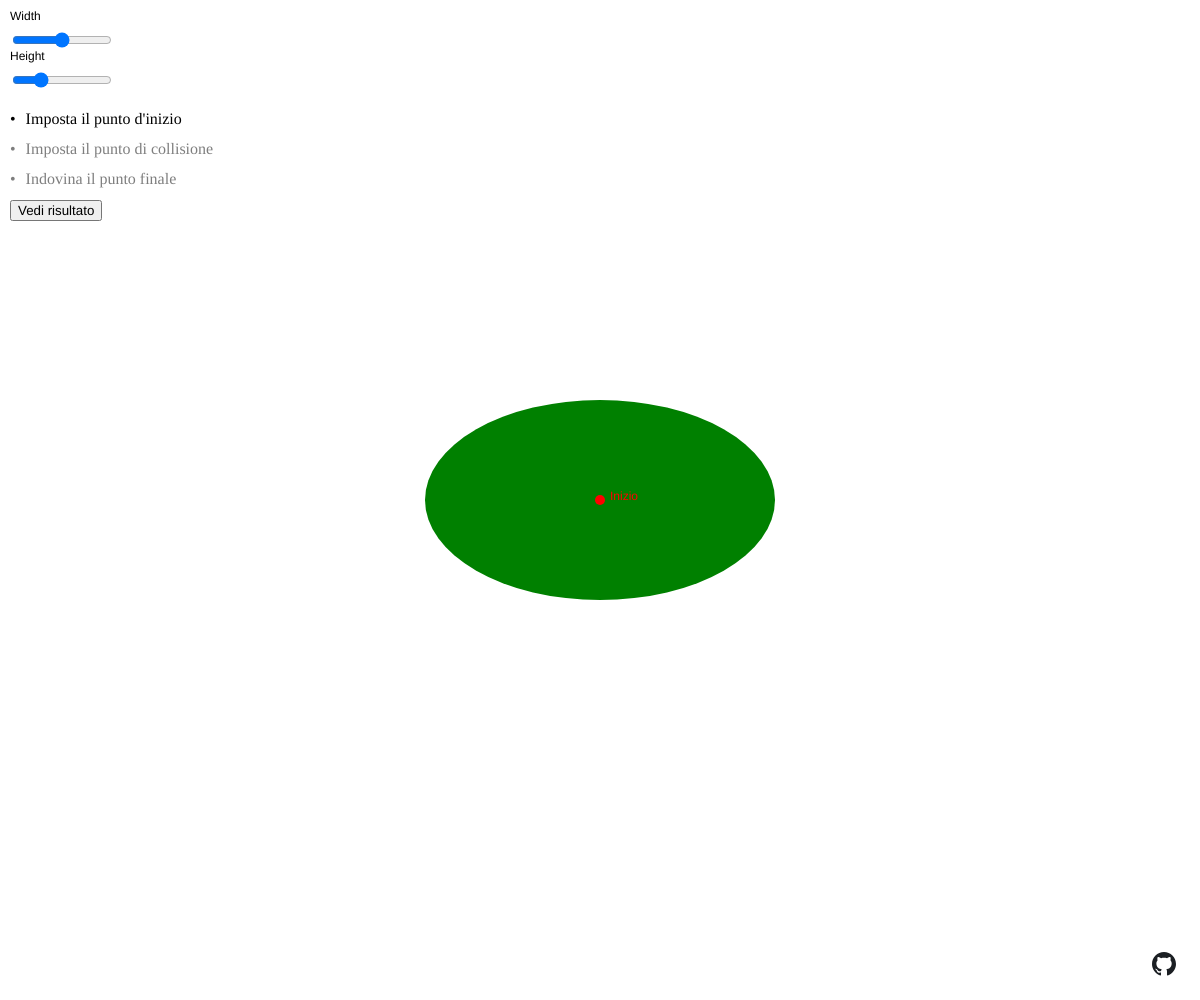
Frame 1 (no input)
Frame 60 (no input): identical to frame 1, image omitted
Frame 120 (the mouse pressed at the canvas centre since frame 60): identical to frame 1, image omitted

The p5.js sketch that drew this single still picture (run headless with seeded random() and noise() and a simulated clock; from frame 60 on, the mouse is pressed at the canvas centre):

// p5.js sketch
// ── sketch.js
let heightSlider;
let widthSlider;

let startingPointPosition;
let collisionPointPosition;
let guessPointPosition;
let isDragging = false;

let taskContainers = [];


const taskButtons = [];
const taskDescriptions = [
  "Imposta il punto d'inizio",
  "Imposta il punto di collisione",
  "Indovina il punto finale",
];
let activeTaskIndex = 0;

const ellipseInitialWidth = 350;
const ellipseInitialHeight = 200;

window.addEventListener("resize", draw);

function onTaskPressed(index) {
  activeTaskIndex = index;
  if (activeTaskIndex === 1) {
    collisionPointPosition = {
      x: window.innerWidth / 2,
      y: (window.innerHeight / 2) - (ellipseInitialHeight / 2),
    };
  } else if (activeTaskIndex === 2) {
    guessPointPosition = {
      x: window.innerWidth / 2,
      y: (window.innerHeight / 2) - (ellipseInitialHeight / 2),
    };
  }
  showGuessPoint = false;
}

function getCurrentPoint() {
  return [startingPointPosition, collisionPointPosition, guessPointPosition, {}][activeTaskIndex];
}

/**
 * @typedef {Object} Point
 * @property {number} x - The x coordinate.
 * @property {number} y - The y coordinate.
 */

/**
 * @typedef {Object} UnitVector
 * @property {number} x - The x component.
 * @property {number} y - The y component.
 */

/**
 * @typedef {Object} Ellipse
 * @property {number} cx - The x coordinate of the center.
 * @property {number} cy - The y coordinate of the center.
 * @property {number} rx - The horizontal radius.
 * @property {number} ry - The vertical radius.
 */

const githubLogoSVG = `<svg width="24" height="24" viewBox="0 0 1024 1024" fill="none" xmlns="http://www.w3.org/2000/svg">
<path fill-rule="evenodd" clip-rule="evenodd" d="M8 0C3.58 0 0 3.58 0 8C0 11.54 2.29 14.53 5.47 15.59C5.87 15.66 6.02 15.42 6.02 15.21C6.02 15.02 6.01 14.39 6.01 13.72C4 14.09 3.48 13.23 3.32 12.78C3.23 12.55 2.84 11.84 2.5 11.65C2.22 11.5 1.82 11.13 2.49 11.12C3.12 11.11 3.57 11.7 3.72 11.94C4.44 13.15 5.59 12.81 6.05 12.6C6.12 12.08 6.33 11.73 6.56 11.53C4.78 11.33 2.92 10.64 2.92 7.58C2.92 6.71 3.23 5.99 3.74 5.43C3.66 5.23 3.38 4.41 3.82 3.31C3.82 3.31 4.49 3.1 6.02 4.13C6.66 3.95 7.34 3.86 8.02 3.86C8.7 3.86 9.38 3.95 10.02 4.13C11.55 3.09 12.22 3.31 12.22 3.31C12.66 4.41 12.38 5.23 12.3 5.43C12.81 5.99 13.12 6.7 13.12 7.58C13.12 10.65 11.25 11.33 9.47 11.53C9.76 11.78 10.01 12.26 10.01 13.01C10.01 14.08 10 14.94 10 15.21C10 15.42 10.15 15.67 10.55 15.59C13.71 14.53 16 11.53 16 8C16 3.58 12.42 0 8 0Z" transform="scale(64)" fill="#1B1F23"/>
</svg>`;

/**
 * Check if a point is inside an ellipse
 * @param {Point} point - The point to check {x, y}.
 * @param {Ellipse} ellipse - The ellipse definition {cx, cy, rx, ry}.
 * @returns {boolean} - True if the point is inside the ellipse, false otherwise.
 */
function isPointInsideEllipse(point, ellipse) {
  const { x, y } = point;
  const { cx, cy, rx, ry } = ellipse;

  // Ellipse equation: ((x - cx)^2 / rx^2) + ((y - cy)^2 / ry^2) <= 1
  return (
    Math.pow(x - cx, 2) / Math.pow(rx, 2) +
      Math.pow(y - cy, 2) / Math.pow(ry, 2) <=
    1
  );
}

/**
 * Calculate the direction of a line bouncing off the ellipse.
 *
 * @param {Array} point1 - The starting point [x1, y1].
 * @param {Array} point2 - The point where the line intersects the ellipse [x2, y2].
 * @param {number} a - Semi-major axis of the ellipse.
 * @param {number} b - Semi-minor axis of the ellipse.
 * @returns {Array} A unit vector [vx, vy] representing the direction after the bounce.
 */
function ellipseBounce(point1, point2, a, b) {
  // Blatanly copied from ChatGPT
  const [x1, y1] = point1;
  const [x2, y2] = point2;

  // Calculate the normal vector at (x2, y2) on the ellipse
  let normalX = (2 * x2) / (a ** 2);
  let normalY = (2 * y2) / (b ** 2);
  let normalMagnitude = Math.sqrt(normalX ** 2 + normalY ** 2);
  let normal = [normalX / normalMagnitude, normalY / normalMagnitude];

  // Incoming vector from point1 to point2
  let incomingX = x2 - x1;
  let incomingY = y2 - y1;
  let incomingMagnitude = Math.sqrt(incomingX ** 2 + incomingY ** 2);
  let incoming = [incomingX / incomingMagnitude, incomingY / incomingMagnitude];

  // Reflect the incoming vector around the normal
  let dotProduct = incoming[0] * normal[0] + incoming[1] * normal[1];
  let reflectedX = incoming[0] - 2 * dotProduct * normal[0];
  let reflectedY = incoming[1] - 2 * dotProduct * normal[1];

  // Normalize the reflected vector to return a unit vector
  let reflectedMagnitude = Math.sqrt(reflectedX ** 2 + reflectedY ** 2);
  let reflected = [reflectedX / reflectedMagnitude, reflectedY / reflectedMagnitude];

  return reflected;
}

/**
 * Get intersection between a point and an ellipse if the point is outside.
 * It also works for points inside the ellipse, be sure to check if undesired.
 * @param {Point} point - The point {x, y}.
 * @param {Ellipse} ellipse - The ellipse definition {cx, cy, rx, ry}.
 * @returns {Point} - The intersection point {x, y}, or null if the point is inside the ellipse.
 */
function getIntersectionPoint(point, ellipse) {
  let { x, y } = point;
  let { cx, cy, rx, ry } = ellipse;

  if (rx === 0) {
    rx = 0.01;
  }

  if (ry === 0) {
    ry = 0.01;
  }

  // slope = dy / dx
  let dx = x - cx;
  let dy = y - cy;

  if (dx === 0) {
    dx = 0.01;
  }

  if (dy === 0) {
    dy = 0.01;
  }

  const scale = Math.sqrt((dx * dx) / (rx * rx) + (dy * dy) / (ry * ry));

  const intersectionX = cx + dx / scale;
  const intersectionY = cy + dy / scale;

  return { x: intersectionX, y: intersectionY };
}

/**
 * Simulate the ball landing after a collision with an ellipse and returns the point where it lands.
 * @param {Point} startingPoint The starting point of the ball
 * @param {Point} collisionPoint The point in which the ball will collide with the table
 * @param {Ellipse} ellipse The ellipse
 * @returns {Point|null} The point in which the ball will land after the collision
 */
function simulateBallLanding(startingPoint, collisionPoint, ellipse) {
  const { x: x0, y: y0 } = startingPoint;
  const { x: x1, y: y1 } = collisionPoint;
  const { cx, cy, rx: a, ry: b } = ellipse;

  // Transform points to ellipse coordinates
  const startEllipse = { x: (x0 - cx) / a, y: (y0 - cy) / b };
  const collisionEllipse = { x: (x1 - cx) / a, y: (y1 - cy) / b };

  // Calculate the incoming vector in ellipse coordinates
  const incomingVector = {
      x: collisionEllipse.x - startEllipse.x,
      y: collisionEllipse.y - startEllipse.y
  };

  // Calculate the normal vector at the collision point
  const normalVector = {
      x: collisionEllipse.x / (a ** 2),
      y: collisionEllipse.y / (b ** 2)
  };

  // Normalize the normal vector
  const normalLength = Math.sqrt(normalVector.x ** 2 + normalVector.y ** 2);
  normalVector.x /= normalLength;
  normalVector.y /= normalLength;

  // Calculate the reflection vector
  const dotProduct =
      incomingVector.x * normalVector.x + incomingVector.y * normalVector.y;
  const reflectedVector = {
      x: incomingVector.x - 2 * dotProduct * normalVector.x,
      y: incomingVector.y - 2 * dotProduct * normalVector.y
  };

  // Normalize the reflected vector
  const reflectedLength = Math.sqrt(
      reflectedVector.x ** 2 + reflectedVector.y ** 2
  );
  const direction = {
      x: reflectedVector.x / reflectedLength,
      y: reflectedVector.y / reflectedLength
  };

  // Calculate intersection with ellipse
  const A =
      (direction.x ** 2) / a ** 2 + (direction.y ** 2) / b ** 2;
  const B =
      (2 * collisionEllipse.x * direction.x) / a ** 2 +
      (2 * collisionEllipse.y * direction.y) / b ** 2;
  const C =
      (collisionEllipse.x ** 2) / a ** 2 +
      (collisionEllipse.y ** 2) / b ** 2 -
      1;

  const discriminant = B ** 2 - 4 * A * C;
  if (discriminant < 0) {
      return null; // No intersection
  }

  const t1 = (-B + Math.sqrt(discriminant)) / (2 * A);
  const t2 = (-B - Math.sqrt(discriminant)) / (2 * A);

  const intersection1 = {
      x: collisionEllipse.x + direction.x * t1,
      y: collisionEllipse.y + direction.y * t1
  };
  const intersection2 = {
      x: collisionEllipse.x + direction.x * t2,
      y: collisionEllipse.y + direction.y * t2
  };

  // Filter out the collision point
  const isSamePoint = (p1, p2) =>
      Math.abs(p1.x - p2.x) < 1e-9 && Math.abs(p1.y - p2.y) < 1e-9;

  const landingEllipse = [intersection1, intersection2].filter(
      (point) => !isSamePoint(point, collisionEllipse)
  )[0];

  if (!landingEllipse) {
      return null;
  }

  // Transform back to viewport coordinates
  return {
      x: landingEllipse.x * a + cx,
      y: landingEllipse.y * b + cy
  };
}


function setup() {
  createCanvas(window.innerWidth, window.innerHeight);

  // Ellipse controls
  widthSlider = createSlider(100, window.innerWidth / 2, ellipseInitialWidth);
  widthSlider.position(10, 30);
  widthSlider.size(100);

  heightSlider = createSlider(100, window.innerHeight / 2, ellipseInitialHeight);
  heightSlider.position(10, 70);
  heightSlider.size(100);

  startingPointPosition = {
    x: window.innerWidth / 2,
    y: window.innerHeight / 2,
  };
  collisionPointPosition = {
    x: window.innerWidth / 2,
    y: (window.innerHeight / 2) - (ellipseInitialHeight / 2),
  };

  // Point controls
  taskDescriptions.forEach((task, index) => {
    // Create a container for each task
    const taskContainer = createDiv("");
    taskContainer.position(10, 110 + index * 30);
    taskContainer.style("display", "flex");
    taskContainer.style("align-items", "center");
    taskContainer.style("cursor", "pointer");
    taskContainer.style("opacity", activeTaskIndex === index ? "1" : "0.5");

    // Create the dot element
    const dot = createDiv("•");
    dot.style("margin-right", "10px");
    dot.style("cursor", "pointer");
    taskContainer.child(dot);

    // Create the task description
    const taskDescription = createDiv(task);
    taskDescription.style("cursor", "pointer");
    taskContainer.child(taskDescription);

    // Add the click event to the container, dot, and description
    taskContainer.mousePressed(() => onTaskPressed(index));
    dot.mousePressed(() => onTaskPressed(index));
    taskDescription.mousePressed(() => onTaskPressed(index));

    taskContainers.push(taskContainer);
  });

  // See result button
  const seeResultButton = createButton("Vedi risultato");
  seeResultButton.position(10, 110 + taskDescriptions.length * 30);
  seeResultButton.mousePressed(() => {
    if(activeTaskIndex !== 2) {
      return;
    }
    activeTaskIndex = 3;
    // Draw the line between the guess point and the collision point
    stroke("purple");
    strokeWeight(2);
    line(
      collisionPointPosition.x,
      collisionPointPosition.y,
      guessPointPosition.x,
      guessPointPosition.y,
    );
  });

  // Github icon link
  const githubIcon = createA("https://github.com/nicolello-dev/elliptic-pool", githubLogoSVG, "_blank");
  githubIcon.size(32, 32);
  githubIcon.position(window.innerWidth - 24 * 2, window.innerHeight - 24 * 2);
}

function draw() {
  background(255);

  fill("black");
  noStroke();
  text("Width", 10, 20);
  text("Height", 10, 60);

  // Table
  fill("green");
  ellipse(
    window.innerWidth / 2,
    window.innerHeight / 2,
    widthSlider.value(),
    heightSlider.value(),
  );

  // Starting point
  fill("red");
  circle(startingPointPosition.x, startingPointPosition.y, 10);
  text("Inizio", startingPointPosition.x + 10, startingPointPosition.y);

  // Intersection point
  if(activeTaskIndex >= 1){
    fill("blue");
    circle(collisionPointPosition.x, collisionPointPosition.y, 10);
    text("Collisione", collisionPointPosition.x + 10, collisionPointPosition.y);
  }

  // The guess point isn't shown until the user clicks
  if (activeTaskIndex >= 2) {
    fill("purple");
    circle(guessPointPosition.x, guessPointPosition.y, 10);
    text("Fine", guessPointPosition.x + 10, guessPointPosition.y);
  }

  // Draw the line between the starting point and the collision point, and the actual end point
  if(activeTaskIndex >= 3) {
    stroke("red");
    strokeWeight(2);
    line(
      startingPointPosition.x,
      startingPointPosition.y,
      collisionPointPosition.x,
      collisionPointPosition.y,
    );

    stroke("purple");
    strokeWeight(2);
    line(
      collisionPointPosition.x,
      collisionPointPosition.y,
      guessPointPosition.x,
      guessPointPosition.y,
    );

    // Draw the ellipse bounce
    const a = widthSlider.value() / 2;
    const b = heightSlider.value() / 2;
    const endPoint = simulateBallLanding(
      startingPointPosition,
      collisionPointPosition,
      { cx: window.innerWidth / 2, cy: window.innerHeight / 2, rx: a, ry: b }
    );

    const { x: x2, y: y2 } = getIntersectionPoint(endPoint, { cx: window.innerWidth / 2, cy: window.innerHeight / 2, rx: a, ry: b });

    stroke("blue");
    strokeWeight(2);
    line(collisionPointPosition.x, collisionPointPosition.y, x2, y2);
  }

  taskContainers.forEach((taskContainer, index) => {
    taskContainer.style("opacity", activeTaskIndex === index ? "1" : "0.5");
  });
}

function mousePressed() {
  // Check if mouse is close to the point
  const point = getCurrentPoint(activeTaskIndex);
  if (
    !!point && dist(mouseX, mouseY, point.x, point.y) < 10
  ) {
    isDragging = true;
  }
}

function mouseDragged() {
  const mouse = {
    x: mouseX,
    y: mouseY,
  };
  const ellipse = {
    cx: window.innerWidth / 2,
    cy: window.innerHeight / 2,
    rx: widthSlider.value() / 2,
    ry: heightSlider.value() / 2,
  };
  const intersectionPoint = getIntersectionPoint(mouse, ellipse);

  const newPosition = {};

  if (isDragging) {
    // If the point is inside the ellipse, move it to the mouse position, else to its intersection point
    newPosition.x = isPointInsideEllipse(mouse, ellipse)
      ? mouseX
      : intersectionPoint.x;
    newPosition.y = isPointInsideEllipse(mouse, ellipse)
      ? mouseY
      : intersectionPoint.y;
    if (activeTaskIndex === 0) {
      startingPointPosition = newPosition;
    } else if (activeTaskIndex === 1) {
      collisionPointPosition = intersectionPoint;
    } else if (activeTaskIndex === 2) {
      guessPointPosition = intersectionPoint;
    }
  }
}

function mouseReleased() {
  isDragging = false;
}
